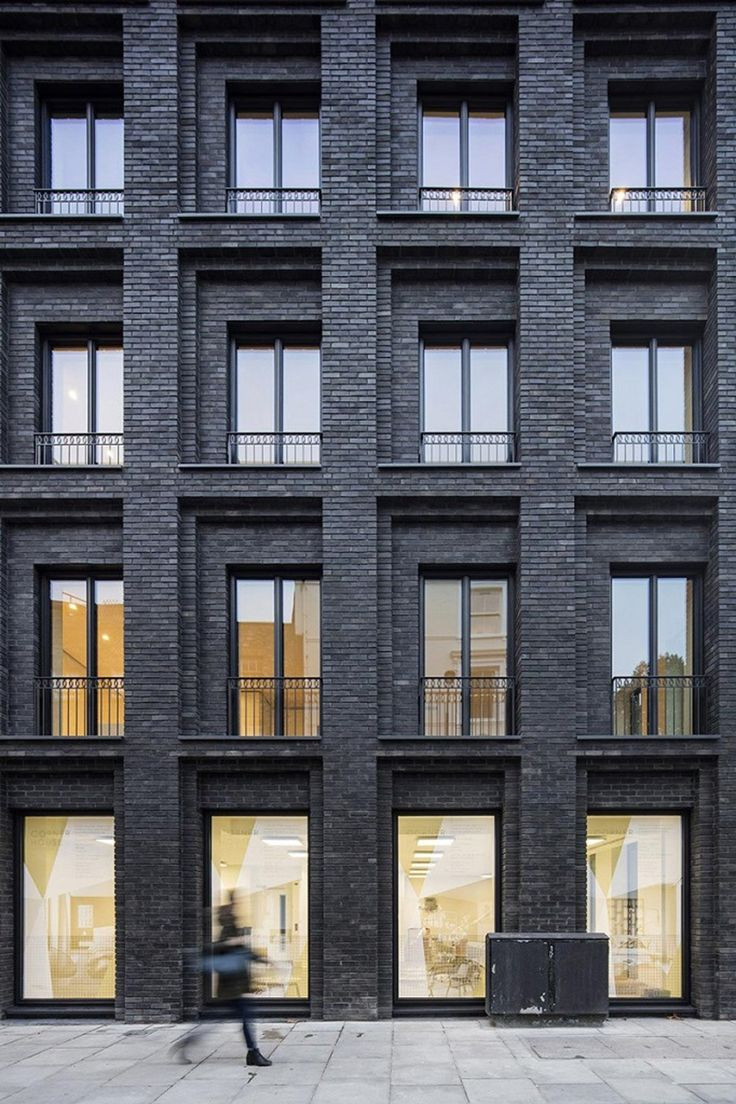
#> input picture data/train/facade/1e4b745102ef93747ef82df947e4dfde--painting-brick-building-facade.jpg, 736 x 1104 px; its folder holds only this picture in this run
$ jupyter execute --allow-errors Indoor_outdoor_classif.ipynb
#> lines starting #> are read from the running program, lines starting #| are printed output that depends on the picture
# Indoor outdoor classification

[cell 1]
import matplotlib.image as mpimg
import numpy as np
import cv2
import glob
import time
from sklearn.svm import LinearSVC, SVC
from sklearn.ensemble import RandomForestClassifier
from sklearn.preprocessing import StandardScaler
from sklearn.model_selection import train_test_split
from skimage.feature import hog
from scipy.ndimage.measurements import label
from sklearn.utils import shuffle
from sklearn.model_selection import GridSearchCV
from sklearn.decomposition import PCA

[cell 2]
def get_hog_features(img, orient, pix_per_cell, cell_per_block,
                        vis=False, feature_vec=True):
    if vis == True:
        features, hog_image = hog(img, orientations=orient,
                                  pixels_per_cell=(pix_per_cell, pix_per_cell),
                                  cells_per_block=(cell_per_block, cell_per_block),
                                  transform_sqrt=False, visualise=vis,
                                  feature_vector=feature_vec, block_norm='L2-Hys')
        return features, hog_image
    else:
        features = hog(img, orientations=orient,
                       pixels_per_cell=(pix_per_cell, pix_per_cell),
                       cells_per_block=(cell_per_block, cell_per_block),
                       transform_sqrt=False, visualise=vis,
                       feature_vector=feature_vec, block_norm='L2-Hys')
        return features

def bin_spatial(img, size=(32, 32)):
    color1 = cv2.resize(img[:,:,0], size).ravel()
    color2 = cv2.resize(img[:,:,1], size).ravel()
    color3 = cv2.resize(img[:,:,2], size).ravel()
    return np.hstack((color1, color2, color3))

def color_hist(img, nbins=32):    #bins_range=(0, 256)
    channel1_hist = np.histogram(img[:,:,0], bins=nbins)
    channel2_hist = np.histogram(img[:,:,1], bins=nbins)
    channel3_hist = np.histogram(img[:,:,2], bins=nbins)
    return np.concatenate((channel1_hist[0], channel2_hist[0], channel3_hist[0]))

def extract_features(imgs, color_space='RGB', spatial_size=(32, 32),
                        hist_bins=32, orient=9,
                        pix_per_cell=8, cell_per_block=2,
                        spatial_feat=True, hist_feat=True, hog_feat=True):
    features = []
    for file in imgs:
        image = mpimg.imread(file)
        image = cv2.resize(image, (500, 500))
        file_features = single_img_features(image, color_space=color_space, spatial_size=spatial_size,
                        hist_bins=hist_bins, orient=orient,
                        pix_per_cell=pix_per_cell, cell_per_block=cell_per_block,
                        spatial_feat=spatial_feat, hist_feat=hist_feat, hog_feat=hog_feat)

        features.append(file_features)
    return features

[cell 3]
def single_img_features(img, color_space='RGB', spatial_size=(32, 32),
                        hist_bins=32, orient=9,
                        pix_per_cell=8, cell_per_block=2,
                        spatial_feat=True, hist_feat=True, hog_feat=True):

    img_features = []
    if color_space != 'RGB':
        if color_space == 'HSV':
            feature_image = cv2.cvtColor(img, cv2.COLOR_RGB2HSV)
        elif color_space == 'LUV':
            feature_image = cv2.cvtColor(img, cv2.COLOR_RGB2LUV)
        elif color_space == 'HLS':
            feature_image = cv2.cvtColor(img, cv2.COLOR_RGB2HLS)
        elif color_space == 'YUV':
            feature_image = cv2.cvtColor(img, cv2.COLOR_RGB2YUV)
        elif color_space == 'YCrCb':
            feature_image = cv2.cvtColor(img, cv2.COLOR_RGB2YCrCb)
    else: feature_image = np.copy(img)
    if spatial_feat is True:
        spatial_features = bin_spatial(feature_image, size=spatial_size)
        img_features.append(spatial_features)

    if hist_feat is True:
        hist_features = color_hist(feature_image, nbins=hist_bins)
        img_features.append(hist_features)
    if hog_feat is True:
        ch1 = feature_image[:,:,0]
        ch2 = feature_image[:,:,1]
        ch3 = feature_image[:,:,2]
        hog1 = get_hog_features(ch1, orient, pix_per_cell, cell_per_block, feature_vec=False)
        hog2 = get_hog_features(ch2, orient, pix_per_cell, cell_per_block, feature_vec=False)
        hog3 = get_hog_features(ch3, orient, pix_per_cell, cell_per_block, feature_vec=False)
        hog_features = np.hstack((hog1, hog2, hog3))
        img_features.append(hog_features.ravel())

    return np.concatenate(img_features)

[cell 4]
facade_path = "./data/train/facade/"
flat_path = "./data/train/flat/"

facades = glob.glob('./data/train/facade/*.jpg')
flats = glob.glob('./data/train/flat/*.jpg')

print(len(facades))
print(len(flats))

[cell 5]
def flip_image(img, path):
#> called with path = './data/train/facade/'
    image = mpimg.imread(img)
#> image is the input picture: shape (1104, 736, 3); mean R, G, B 94.7, 95.7, 101.6
    image = cv2.flip(image,1)
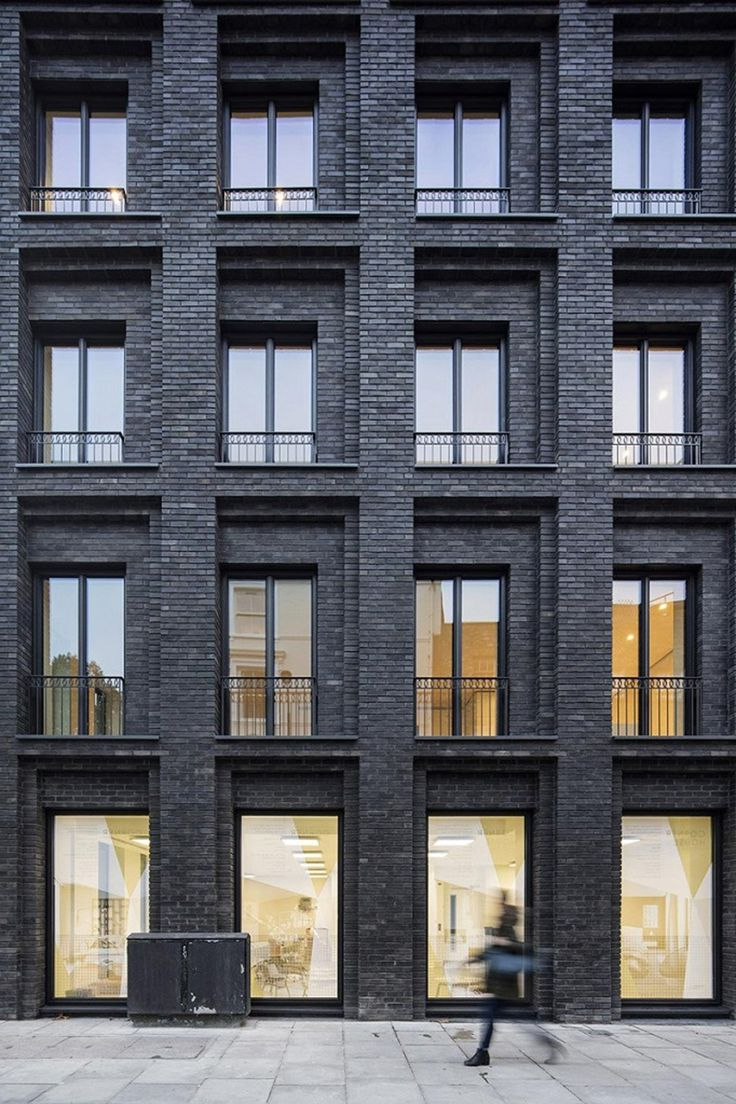
#> image: shape (1104, 736, 3); mean R, G, B 94.7, 95.7, 101.6
    image = cv2.cvtColor(image, cv2.COLOR_RGB2BGR)
    name = img.split("/")[-1][:-4]
    cv2.imwrite("{}{}-flip.jpg".format(path, name), image)

for img in flats:
    flip_image(img, flat_path)

for img in facades:
    flip_image(img, facade_path)

[cell 6]
def stack_array_scale(ones, zeros, colorspace, spatial_size, histbin, orient, pix_per_cell = 8):

    one_features = extract_features(ones, color_space=colorspace, spatial_size=(spatial, spatial),
                        hist_bins=histbin, orient=orient,
                        pix_per_cell=pix_per_cell, cell_per_block=2,
                        spatial_feat=True, hist_feat=True, hog_feat=True)

    zeros_features = extract_features(zeros, color_space=colorspace, spatial_size=(spatial, spatial),
                        hist_bins=histbin, orient=orient,
                        pix_per_cell=pix_per_cell, cell_per_block=2,
                        spatial_feat=True, hist_feat=True, hog_feat=True)

    # Create an array stack of feature vectors
    X = np.vstack((one_features, zeros_features)).astype(np.float64)
    # Fit a per-column scaler
    X_scaler = StandardScaler().fit(X)

    # Apply the scaler to X
    scaled_X = X_scaler.transform(X)

    return scaled_X, X_scaler

[cell 7]
colorspace = 'YUV'
orient = 9
spatial = 32
histbin = 32
spatial_size = (spatial, spatial)

def generate_dataset(ones, zeros, colorspace, spatial_size, histbin, orient):

    # Apply the scaler to X
    scaled_X, X_scaler = stack_array_scale(ones, zeros, colorspace, spatial_size, histbin, orient)
#> in extract_features, `image = cv2.resize(image, (500, 500))`:
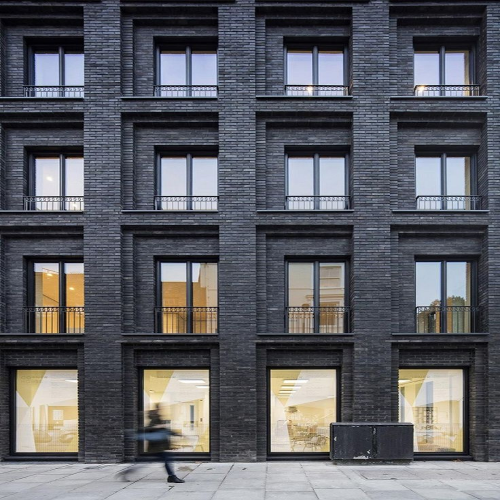
#> image: shape (500, 500, 3); mean R, G, B 94.6, 95.6, 101.5
#> in single_img_features, `feature_image = cv2.cvtColor(img, cv2.COLOR_RGB2YUV)`: feature_image: shape (500, 500, 3); mean of channels 0, 1, 2 95.9, 130.6, 126.7
#> in bin_spatial, `color1 = cv2.resize(img[:,:,0], size).ravel()`: color1 = 1024 values, max 240 at index 780, min 3 at index 32, mean 89.71
#> in bin_spatial, `color2 = cv2.resize(img[:,:,1], size).ravel()`: color2 = 1024 values, max 151 at index 99, min 87 at index 579, mean 130.4
#> in bin_spatial, `color3 = cv2.resize(img[:,:,2], size).ravel()`: color3 = 1024 values, max 170 at index 579, min 115 at index 370, mean 126.8
#> in single_img_features, `spatial_features = bin_spatial(feature_image, size=spatial_size)`: spatial_features = 3072 values, max 240 at index 780, min 3 at index 32, mean 115.6
#> in single_img_features, `hist_features = color_hist(feature_image, nbins=hist_bins)`: hist_features = 96 values, max 81757 at index 52, min 1 at index 95, mean 7812.5
#> in single_img_features, `ch1 = feature_image[:,:,0]`:
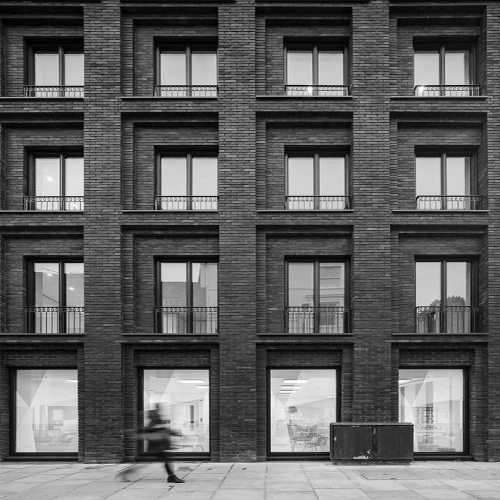
#> ch1: shape (500, 500); min 0, max 255, mean 95.9
#> in single_img_features, `ch2 = feature_image[:,:,1]`:
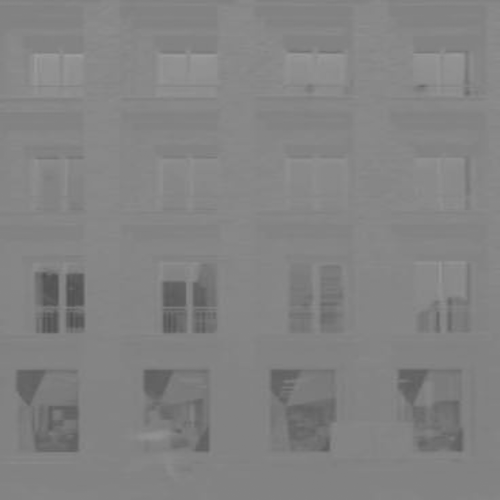
#> ch2: shape (500, 500); min 80, max 158, mean 130.6
#> in single_img_features, `ch3 = feature_image[:,:,2]`:
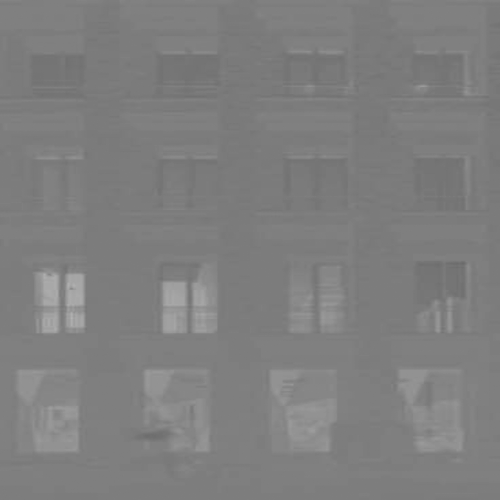
#> ch3: shape (500, 500); min 106, max 179, mean 126.7
#> in stack_array_scale, `one_features = extract_features(ones, color_space=colorspace, spatial_..`: one_features = 1 item

$ run again, on data/train/facade/download 3.jpg
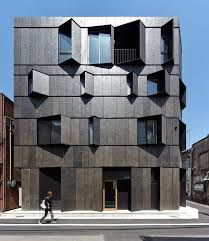
#> input picture data/train/facade/download 3.jpg, 209 x 241 px
#> in flip_image, image is the input picture: shape (241, 209, 3); mean R, G, B 108.1, 114.7, 123.2
#> in extract_features, `image = cv2.resize(image, (500, 500))`:
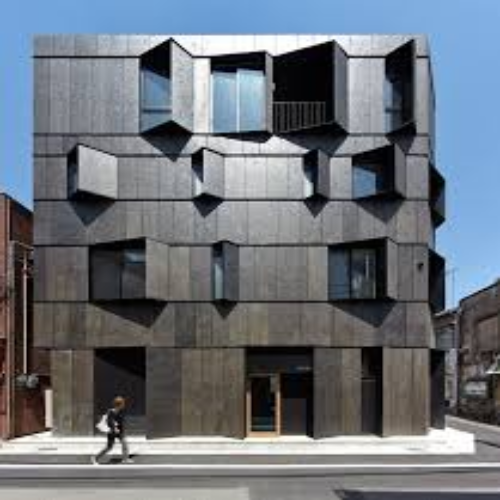
#> image: shape (500, 500, 3); mean R, G, B 107.9, 114.5, 123
#> feature_image: shape (500, 500, 3); mean of channels 0, 1, 2 113.5, 132.7, 123.1
#> color1 = 1024 values, max 253 at index 925, min 0 at index 389, mean 113.7
#> color2 = 1024 values, max 163 at index 128, min 117 at index 864, mean 132.6
#> color3 = 1024 values, max 149 at index 736, min 86 at index 352, mean 123.2
#> spatial_features = 3072 values, max 253 at index 925, min 0 at index 389, mean 123.2
#> hist_features = 96 values, max 54241 at index 82, min 15 at index 32, mean 7812.5
#> in single_img_features, `ch3 = feature_image[:,:,2]`:
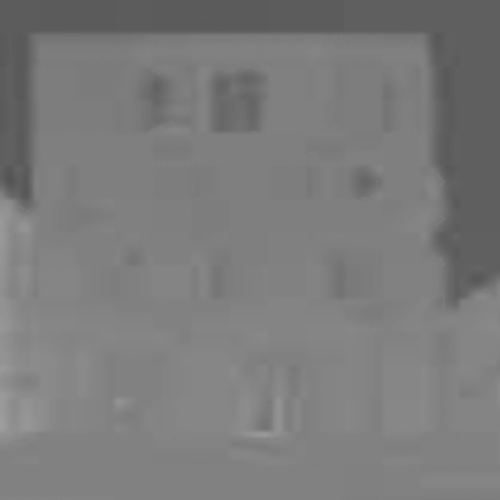
#> ch3: shape (500, 500); min 84, max 159, mean 123.1
#> one_features = 1 item

$ run again, on data/train/facade/download.jpg
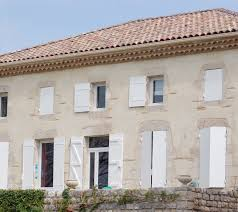
#> input picture data/train/facade/download.jpg, 238 x 212 px
#> in flip_image, image is the input picture: shape (212, 238, 3); mean R, G, B 173.5, 168.3, 165.4
#> in extract_features, `image = cv2.resize(image, (500, 500))`:
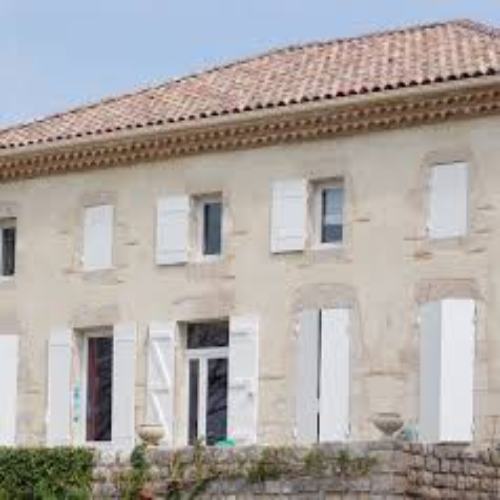
#> image: shape (500, 500, 3); mean R, G, B 173.4, 168.2, 165.3
#> feature_image: shape (500, 500, 3); mean of channels 0, 1, 2 169.4, 126, 131.4
#> color1 = 1024 values, max 241 at index 746, min 20 at index 781, mean 168.8
#> color2 = 1024 values, max 149 at index 81, min 106 at index 965, mean 126
#> color3 = 1024 values, max 153 at index 1001, min 94 at index 910, mean 131.3
#> spatial_features = 3072 values, max 241 at index 746, min 20 at index 781, mean 142
#> hist_features = 96 values, max 73918 at index 86, min 6 at index 68, mean 7812.5
#> in single_img_features, `ch3 = feature_image[:,:,2]`:
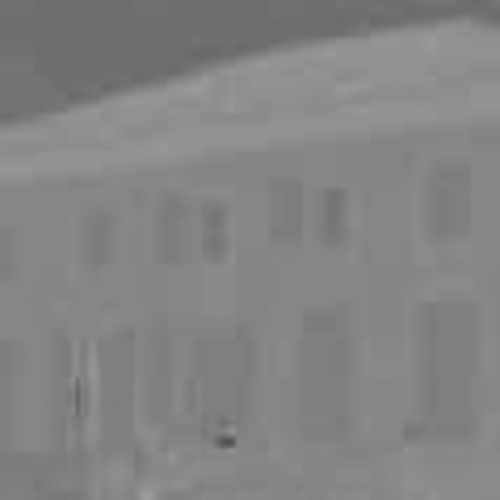
#> ch3: shape (500, 500); min 82, max 156, mean 131.4
#> one_features = 1 item

$ run again, on data/train/facade/facade0.jpg
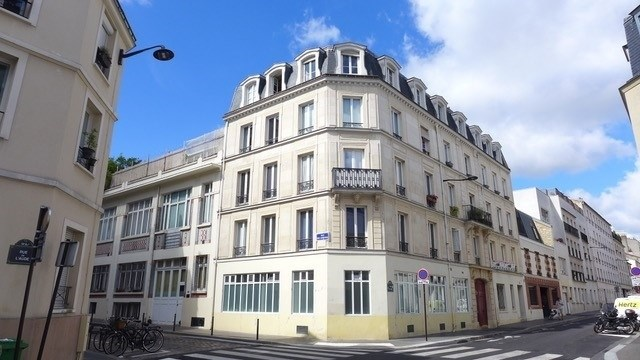
#> input picture data/train/facade/facade0.jpg, 640 x 360 px
#> in flip_image, image is the input picture: shape (360, 640, 3); mean R, G, B 138.8, 146.9, 161.1
#> in extract_features, `image = cv2.resize(image, (500, 500))`:
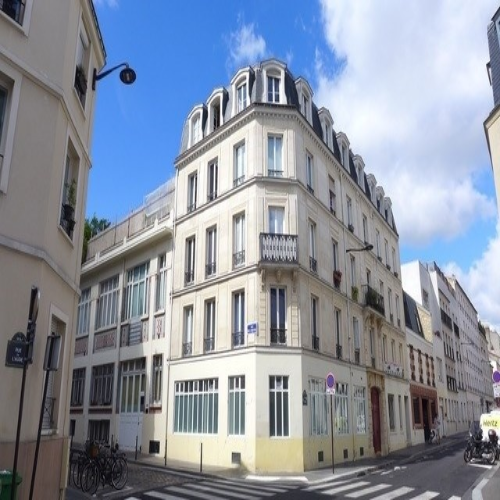
#> image: shape (500, 500, 3); mean R, G, B 138.7, 146.8, 161
#> feature_image: shape (500, 500, 3); mean of channels 0, 1, 2 146, 135.4, 121.7
#> color1 = 1024 values, max 252 at index 602, min 15 at index 452, mean 144.9
#> color2 = 1024 values, max 181 at index 49, min 106 at index 914, mean 135.3
#> color3 = 1024 values, max 141 at index 827, min 76 at index 82, mean 121.6
#> spatial_features = 3072 values, max 252 at index 602, min 15 at index 452, mean 133.9
#> hist_features = 96 values, max 57403 at index 88, min 17 at index 32, mean 7812.5
#> in single_img_features, `ch3 = feature_image[:,:,2]`:
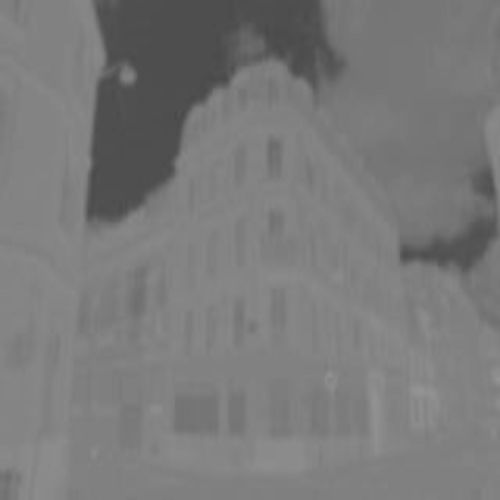
#> ch3: shape (500, 500); min 73, max 149, mean 121.7
#> one_features = 1 item
